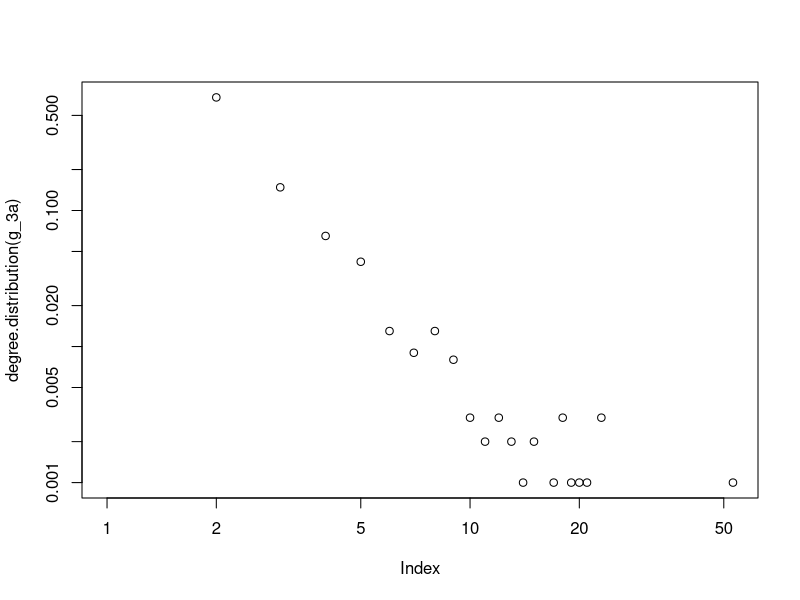
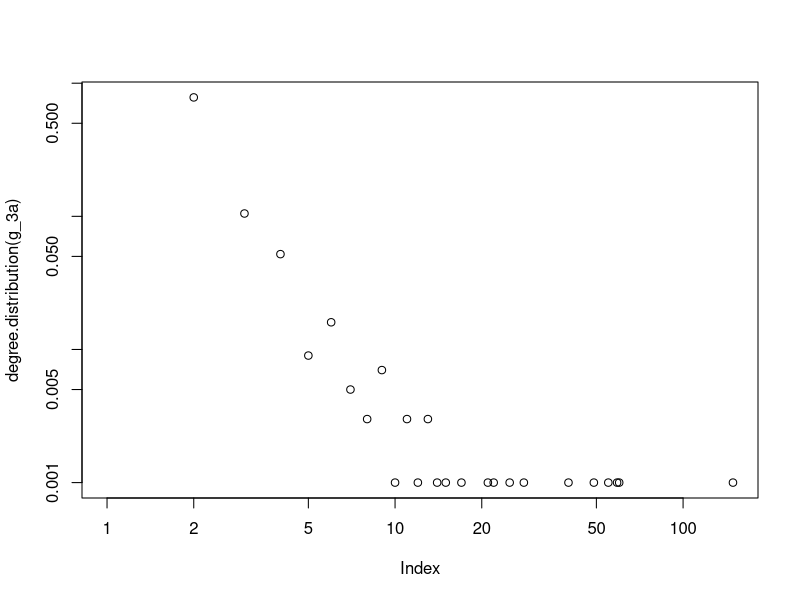
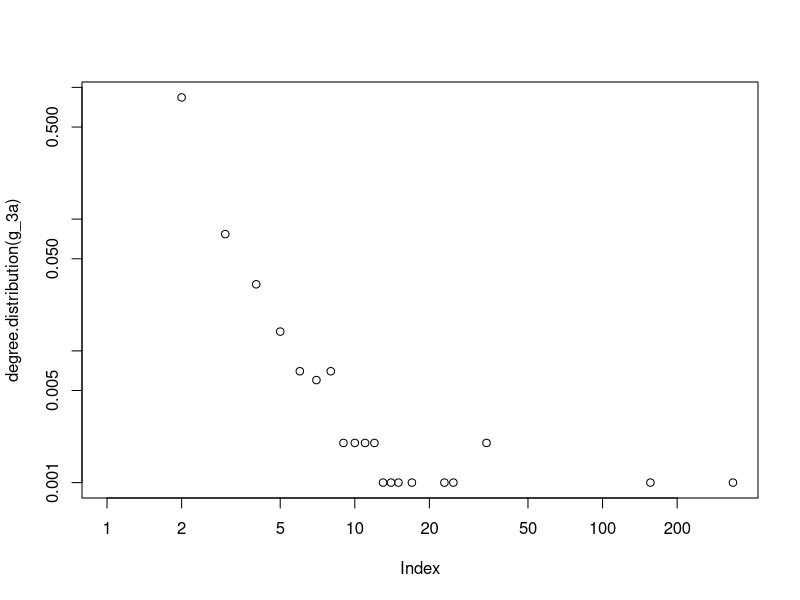
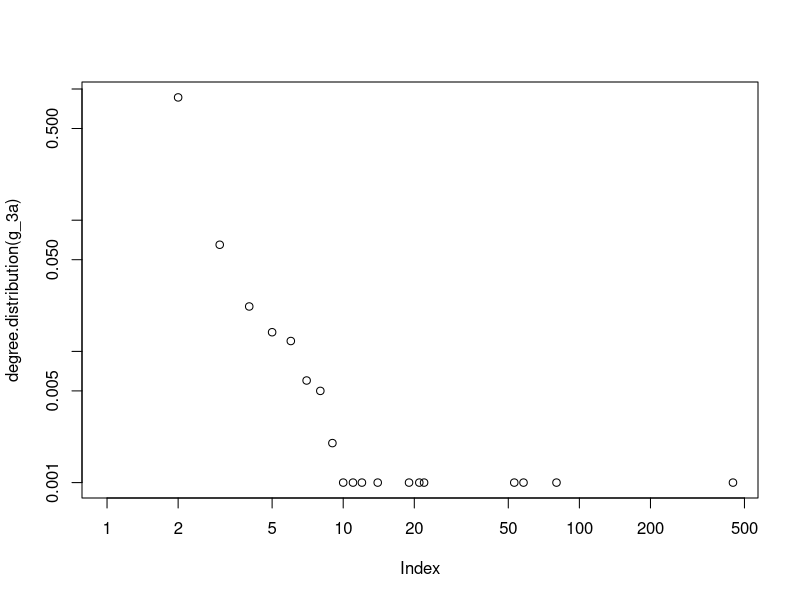
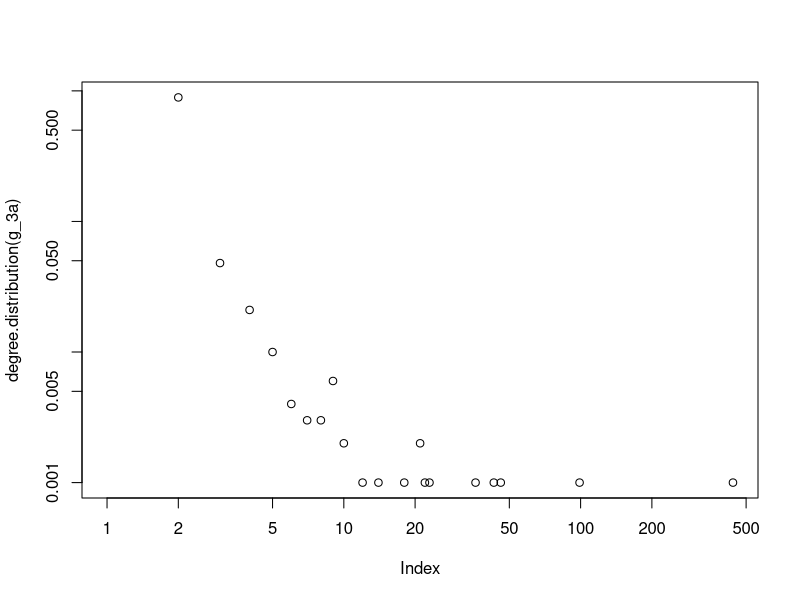
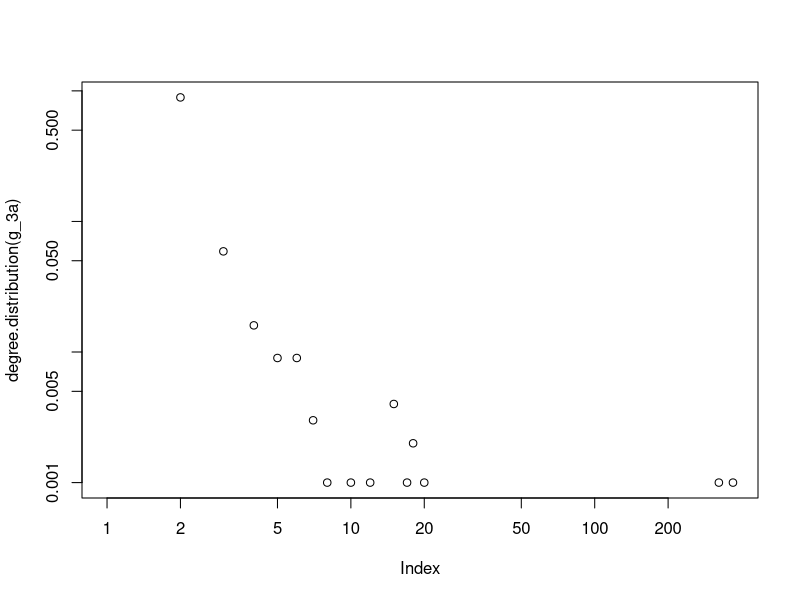

Generate these figures, in order, with R:
#######################################################
# EE232E Homework 1
# 	Kyeong Ho Moon (104617357)
# 	Duckha Hwang   ()
# April 13, 2016
#######################################################


#######################################################
##### 0. load library
library(igraph)

#######################################################
##### 3(a) and (b)
n = 1000

for (beta in 0:5) {
	g_3a <- aging.prefatt.game(n, pa.exp=1, aging.exp=beta, aging.bin=n, directed=FALSE)
	plot(degree.distribution(g_3a),log='xy')
	cat ("Press [enter] to continue")
	line <- readline()
	
	cl <- clusters(g_3a)
	gccIndex = which.max(cl$csize)
	nonGccNodes <- (1:vcount(g_3a))[cl$membership != gccIndex]
	gcc <- delete.vertices(g_3a, nonGccNodes)
	fg <- fastgreedy.community(gcc)
	cmsize <- sizes(fg)
	cmsize <- as.vector(sizes(fg))
	print(modularity(fg))
}